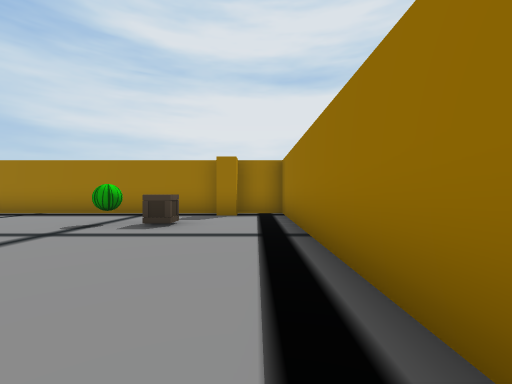
View 1 (above)

16 first-person views from a walk through a scene from a Unity 3-D project. The camera is 1.2 m above the floor, looks level and sees 90° across. The floor is counted in squares, 2 m on a side. Each view is taken from the middle of a square. On the plan, view 1 faces up. The plan holds only what a view shows up to about 9 squares ahead; the rest is blank. The place goes on beyond the plan. Some animated figures are left out. Door leaves are left out, so doorways stand open.

View 2
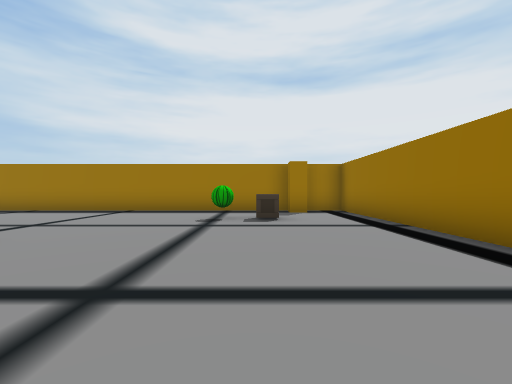

View 3
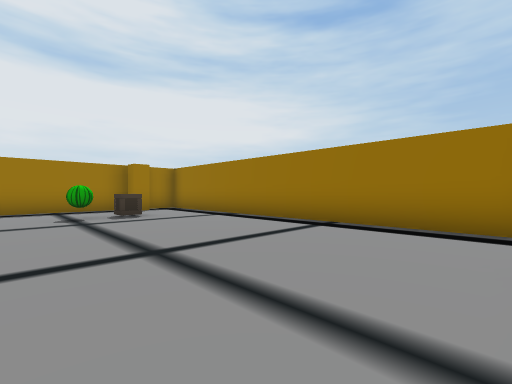

View 4
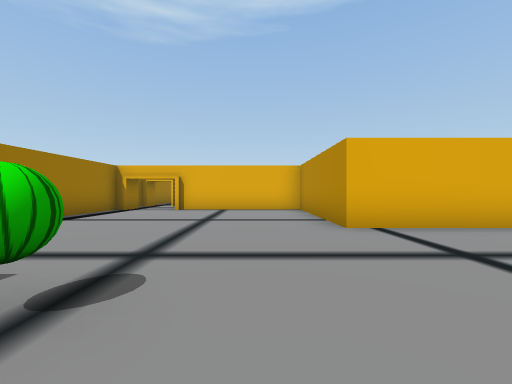

View 5
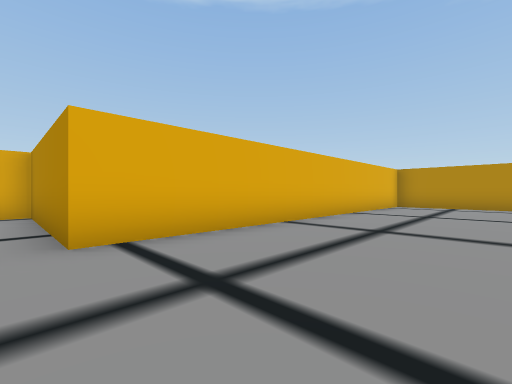

View 6
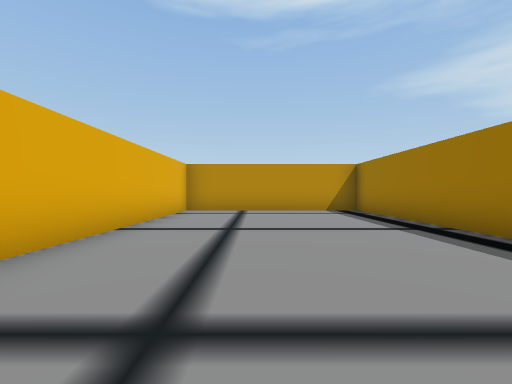

View 7
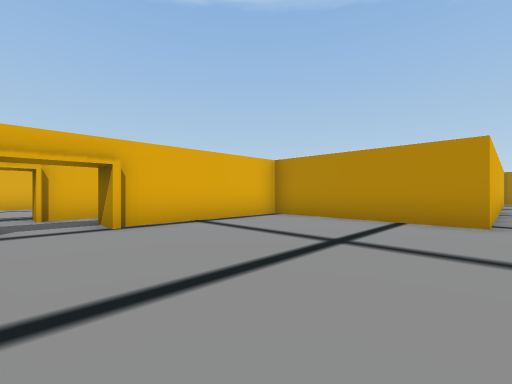

View 8
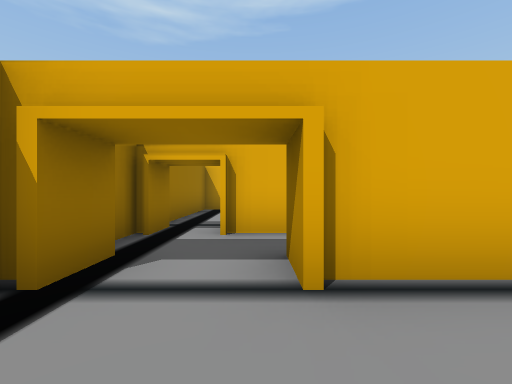

View 9
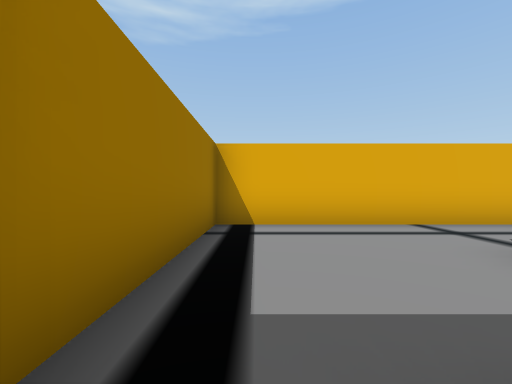

View 10
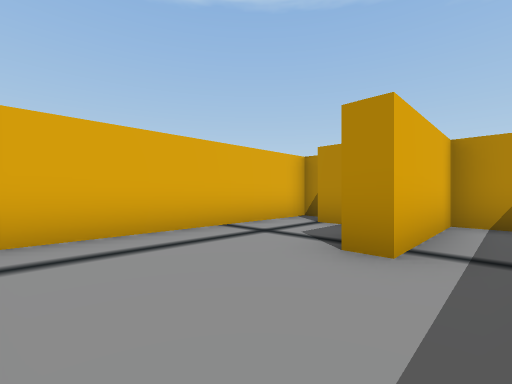

View 11
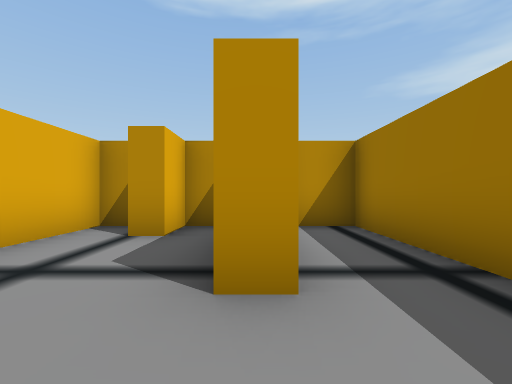

View 12
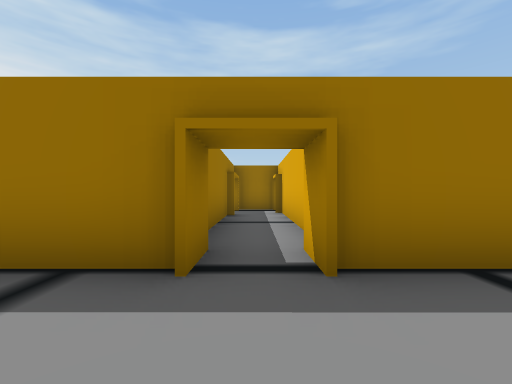

View 13
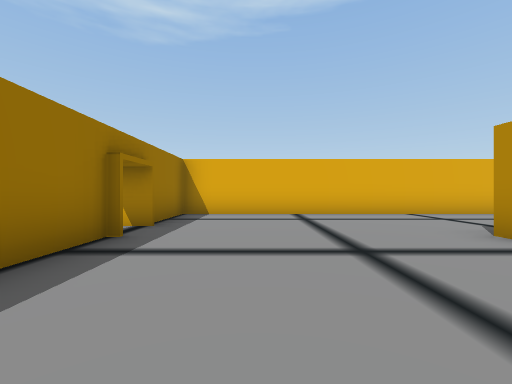

View 14
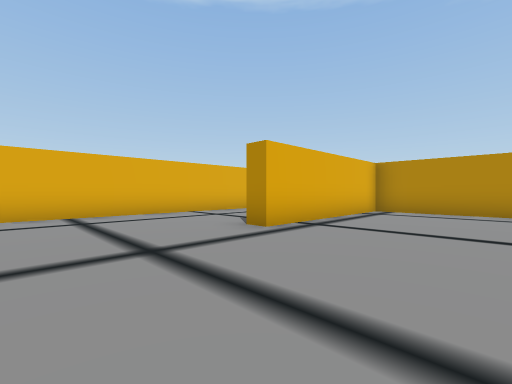

View 15
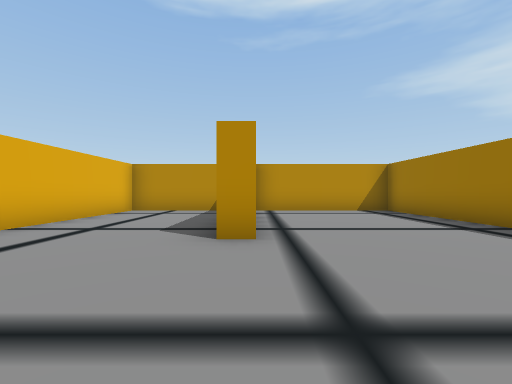

View 16
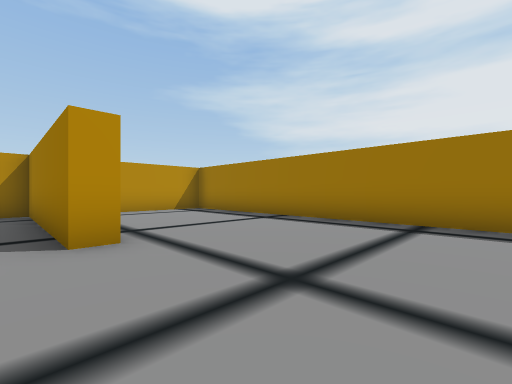

### Floor plan
Ten units are one square. View 1 is at (0, 0); x grows to the right and y downward. Boxes are objects, and circles mark ways between rooms. Rooms are numbered by the first view taken in them; rooms with no view inside come last. Other rooms are left out.
<svg viewBox="-168 -80 181 182">
<path fill="none" stroke="#000" d="M8 29 8 -73 -163 -73 -163 -18 -55 -18 -55 27 -13 27M-28 52 -55 52 -55 67 -25 67 -25 72M-5 47 -5 52M3 55 3 45M-55 76 -55 82 -45 82 -45 88M-55 92 -55 97 8 97 8 57M-80 -13 -163 -13 -163 30 -112 30 -112 35 -160 35M-52 35 -60 35 -60 20M-40 47 -5 47M-163 34 -163 70 -60 70 -60 45 -52 45M-13 27 -13 33 -40 33M3 35 3 25M8 47 8 34"/>
<rect x="-35" y="-55" width="10" height="10" fill="#bbb"><title>other object</title></rect>
<rect x="-25" y="-55" width="10" height="10" fill="#bbb"><title>crate</title></rect>
<rect x="-15" y="-75" width="10" height="10" fill="#bbb"><title>other object</title></rect>
<circle cx="-5" cy="30" r="3" fill="#2a7"/>
<circle cx="0" cy="50" r="3" fill="#2a7"/>
<text x="-70" y="-40">1</text>
<text x="-20" y="70">2</text>
<text x="-100" y="30">3</text>
</svg>
Room 1 opens to room 3. Room 2 opens to room 3.

Where each view was taken, in squares from view 1:
view 1: 0 up, 0 right, facing up
view 2: 1 down, 2 left, facing up
view 3: 2 down, 4 left, facing up-right
view 4: 6 up, 4 left, facing down
view 5: 5 up, 5 left, facing down-left
view 6: 4 up, 8 left, facing left
view 7: 2 up, 0 right, facing down-left
view 8: 1 down, 1 left, facing down
view 9: 5 down, 0 right, facing down
view 10: 6 down, 0 right, facing down-left
view 11: 7 down, 1 left, facing left
view 12: 4 down, 8 left, facing right
view 13: 0 up, 8 left, facing down
view 14: 0 up, 8 left, facing down-left
view 15: 3 down, 8 left, facing left
view 16: 4 down, 8 left, facing up-left
